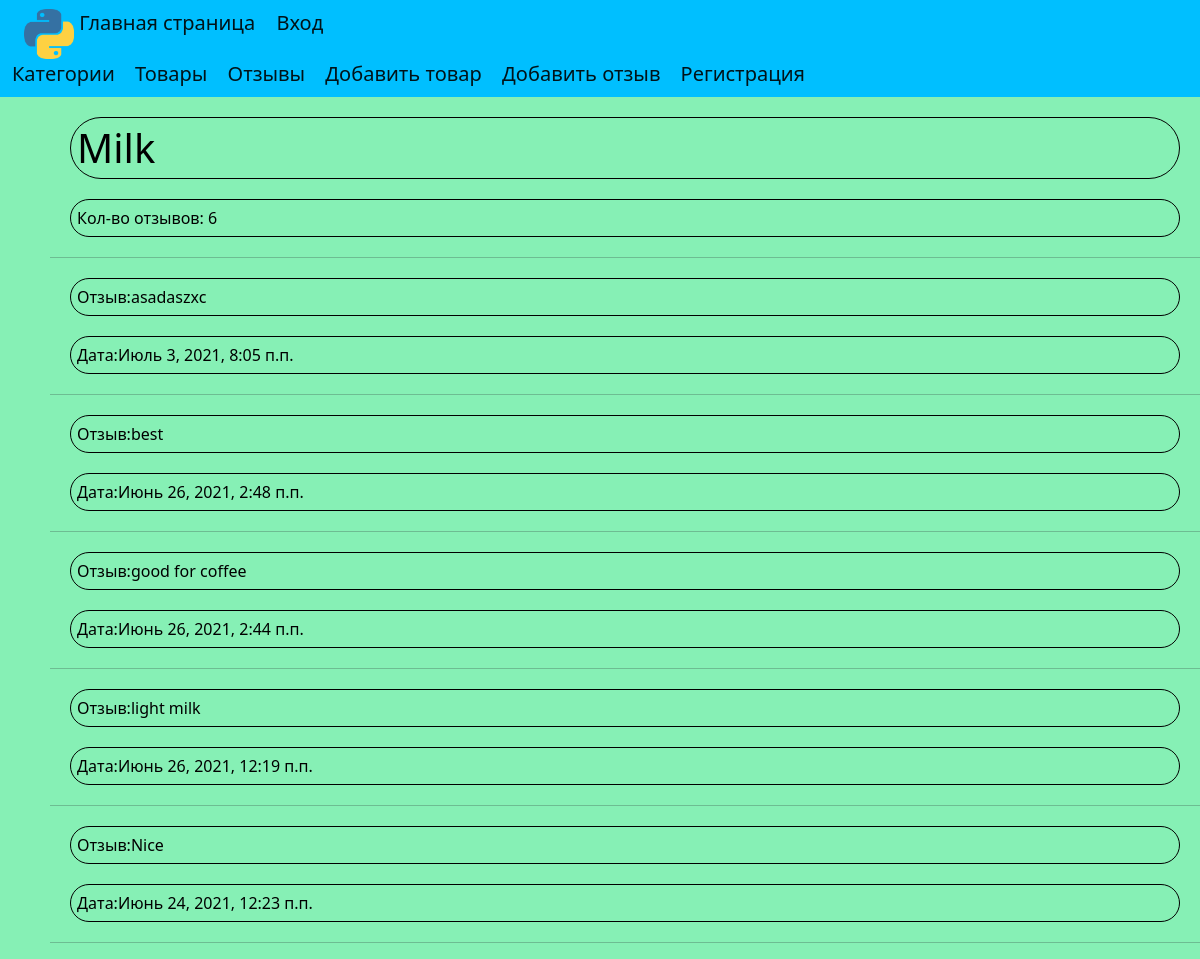
/product/1/, run on the app's committed database.
### HW_app/models.py (models this page shows, shortened)
class Product(models.Model):
    class Meta:
        verbose_name = 'Товар'
        verbose_name_plural = 'Товары'
    title = models.CharField('Название', max_length=255, blank=False)
    description = models.CharField('Описание', max_length=255, null=True, blank=True)
    price = models.IntegerField('Цена', blank=False)
    category = models.ForeignKey(Category, verbose_name='Категория', on_delete=models.CASCADE)

class Review(models.Model):
    class Meta:
        verbose_name = 'Отзыв'
        verbose_name_plural = 'Отзывы'
    author = models.ForeignKey(to=User, verbose_name='Автор', on_delete=models.CASCADE, null=True)
    text = models.CharField('Текст', max_length=255)
    date = models.DateTimeField('Дата', auto_now=True, null=False)
    product = models.ForeignKey(Product, verbose_name='Товар', on_delete=models.CASCADE)

### HW_app/views.py (the view)
# urls.py: path('product/<int:id>/', views.product_item),
def product_item(request, id):
    product = Product.objects.get(id=id)
    reviews_count = Review.objects.filter(product_id=id).count()
    review = Review.objects.filter(product_id=id).exclude(text='niger').order_by('-date')
    data = {
        'products': product,
        'reviews': reviews_count,
        'review': review
    }
    return render(request, 'product.html', context=data)

### templates/product.html
{% extends 'layout.html' %}
{% block content %}
<h1 class="yellow-tag">{{ products.title }}</h1>
    <p class="yellow-tag">Кол-во отзывов: {{ reviews }}</p>
<hr>
    {% for reviews in review %}
    <p class="yellow-tag">Отзыв:{{ reviews.text }}</p>
        <p class="yellow-tag">Дата:{{ reviews.date }}</p>
        <hr>
    {% endfor %}
{% endblock %}

### static/css/style.css (style rules this page uses)
body { background: #86f0b5; }
.yellow-tag { text-decoration: None; color: black; margin: 20px; padding: 6px; border: black solid 1px; border-radius: 50px; }

### data on the page
Product: title "Milk"
Review: text "asadaszxc", date "Июль 3, 2021, 8:05 п.п."
Review: text "best", date "Июнь 26, 2021, 2:48 п.п."
Review: text "good for coffee", date "Июнь 26, 2021, 2:44 п.п."
Review: text "light milk", date "Июнь 26, 2021, 12:19 п.п."
Review: text "Nice", date "Июнь 24, 2021, 12:23 п.п."

### other printed values
{{ reviews }} "6"
